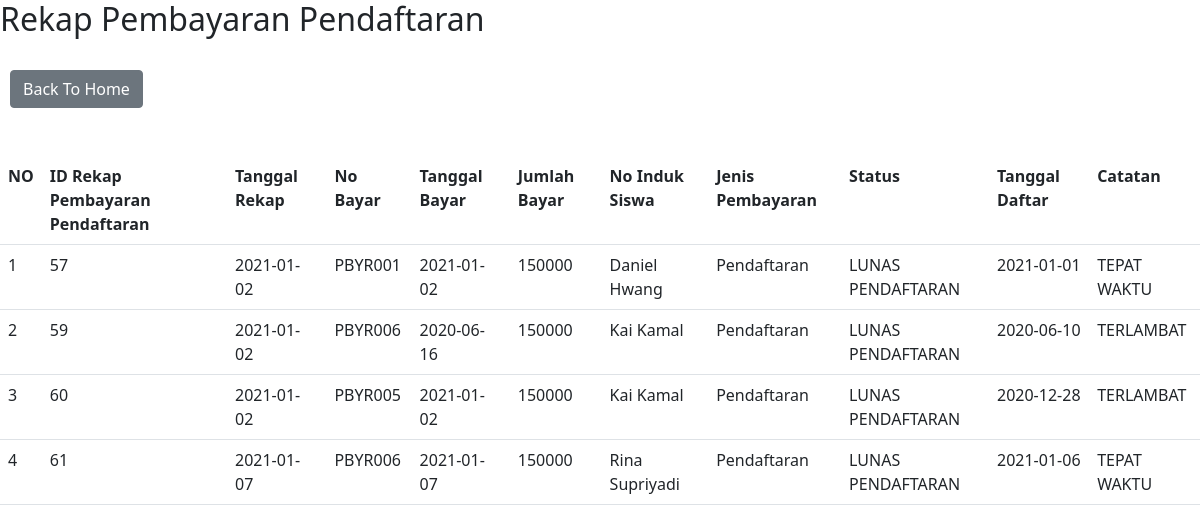
Page /pbd_project/rekap/pendaftaran.php (signed in) on the committed database.
### tables this page shows
CREATE TABLE `rekap_pmbyrn_daftar` (
  `id_rekap_pmbyrn_daftar` int(11) NOT NULL,
  `tgl_rekap` date NOT NULL,
  `no_bayar` char(10) NOT NULL,
  `tgl_bayar` date NOT NULL,
  `jml_byr` int(11) NOT NULL,
  `noinduk_siswa` char(10) NOT NULL,
  `jenis_pembayaran` char(5) NOT NULL,
  `status` varchar(30) NOT NULL,
  `tgl_daftar` date DEFAULT NULL,
  `catatan` varchar(30) NOT NULL
);

CREATE TABLE `siswa` (
  `noinduk_siswa` char(10) NOT NULL,
  `nama_siswa` varchar(50) NOT NULL,
  `jenkel` tinyint(1) NOT NULL,
  `tgllahir` date NOT NULL,
  `tgl_masuk` date NOT NULL,
  `tgl_lulus` date DEFAULT NULL,
  `alamat` varchar(100) NOT NULL,
  `anakke` int(11) DEFAULT NULL,
  `walmur` char(16) NOT NULL,
  `status` tinyint(1) NOT NULL,
  `status_siswa` tinyint(1) NOT NULL
);

CREATE TABLE `jenis_pembayaran` (
  `id_jenis` char(5) NOT NULL,
  `nama_jenis` varchar(20) DEFAULT NULL,
  `status` tinyint(1) NOT NULL
);

### pbd_project/rekap/pendaftaran.php (the view, shortened to what this page needs)
<!DOCTYPE html>
<html>
<head>
    <link href="https://cdn.jsdelivr.net/npm/bootstrap@5.0.0-beta1/dist/css/bootstrap.min.css" rel="stylesheet">
    <link rel="stylesheet" type="text/css" href="/css/bootstrap.css">
</head>
<body>
	<h2>Rekap Pembayaran Pendaftaran</h2>
	<br/>
	<a href="../login/home.php" class="btn btn-secondary" style="margin-left: 10px">Back To Home</a>
	<br/>
	<br/>
		<br>
	<table class="table table-hover">
		<tr>
			<th>NO</th>
			<th>ID Rekap Pembayaran Pendaftaran</th>
			<th>Tanggal Rekap</th>
			<th>No Bayar</th>
			<th>Tanggal Bayar</th>
			<th>Jumlah Bayar</th>
			<th>No Induk Siswa</th>
			<th>Jenis Pembayaran</th>
			<th>Status</th>
			<th>Tanggal Daftar</th>
			<th>Catatan</th>
		</tr>
		<?php
		$no = 1;
		include 'koneksi.php';
		$data = mysqli_query($koneksi,"select * from rekap_pmbyrn_daftar");
		while ($d = mysqli_fetch_array($data)) {
			if($d['jenis_pembayaran'] != 'JN02' && $d['status'] != 'LUNAS SPP'){
		?>
		<tr>
			<td><?php echo $no++ ?></td>
			<td><?php echo $d['id_rekap_pmbyrn_daftar']; ?></td>
			<td><?php echo $d['tgl_rekap']; ?></td>
			<td><?php echo $d['no_bayar']; ?></td>
			<td><?php echo $d['tgl_bayar']; ?></td>
			<td><?php echo $d['jml_byr']; ?></td>
			<?php
				$datasiswa=mysqli_query($koneksi, "SELECT * FROM siswa where noinduk_siswa='$d[noinduk_siswa]'");
				$d2 = mysqli_fetch_array($datasiswa);
			?>
			<td><?php echo $d2['nama_siswa']; ?></td>
			<?php
				$datajenis=mysqli_query($koneksi, "SELECT * FROM jenis_pembayaran where id_jenis='$d[jenis_pembayaran]'");
				$d2 = mysqli_fetch_array($datajenis);
			?>
			<td><?php echo $d2['nama_jenis']; ?></td>
			<td><?php echo $d['status']; ?></td>
			<td><?php echo $d['tgl_daftar']; ?></td>
			<td><?php echo $d['catatan']; ?></td>
		</tr>
		<?php
		}
		}
		?>
	</table>
</body>
</html>

### rows in the picture
rekap_pmbyrn_daftar: id_rekap_pmbyrn_daftar "57", tgl_rekap "2021-01-02", no_bayar "PBYR001", tgl_bayar "2021-01-02", jml_byr "150000", siswa.nama_siswa "Daniel Hwang", jenis_pembayaran.nama_jenis "Pendaftaran", status "LUNAS PENDAFTARAN", tgl_daftar "2021-01-01", catatan "TEPAT WAKTU"
rekap_pmbyrn_daftar: id_rekap_pmbyrn_daftar "59", tgl_rekap "2021-01-02", no_bayar "PBYR006", tgl_bayar "2020-06-16", jml_byr "150000", siswa.nama_siswa "Kai Kamal", jenis_pembayaran.nama_jenis "Pendaftaran", status "LUNAS PENDAFTARAN", tgl_daftar "2020-06-10", catatan "TERLAMBAT"
rekap_pmbyrn_daftar: id_rekap_pmbyrn_daftar "60", tgl_rekap "2021-01-02", no_bayar "PBYR005", tgl_bayar "2021-01-02", jml_byr "150000", siswa.nama_siswa "Kai Kamal", jenis_pembayaran.nama_jenis "Pendaftaran", status "LUNAS PENDAFTARAN", tgl_daftar "2020-12-28", catatan "TERLAMBAT"
rekap_pmbyrn_daftar: id_rekap_pmbyrn_daftar "61", tgl_rekap "2021-01-07", no_bayar "PBYR006", tgl_bayar "2021-01-07", jml_byr "150000", siswa.nama_siswa "Rina Supriyadi", jenis_pembayaran.nama_jenis "Pendaftaran", status "LUNAS PENDAFTARAN", tgl_daftar "2021-01-06", catatan "TEPAT WAKTU"
